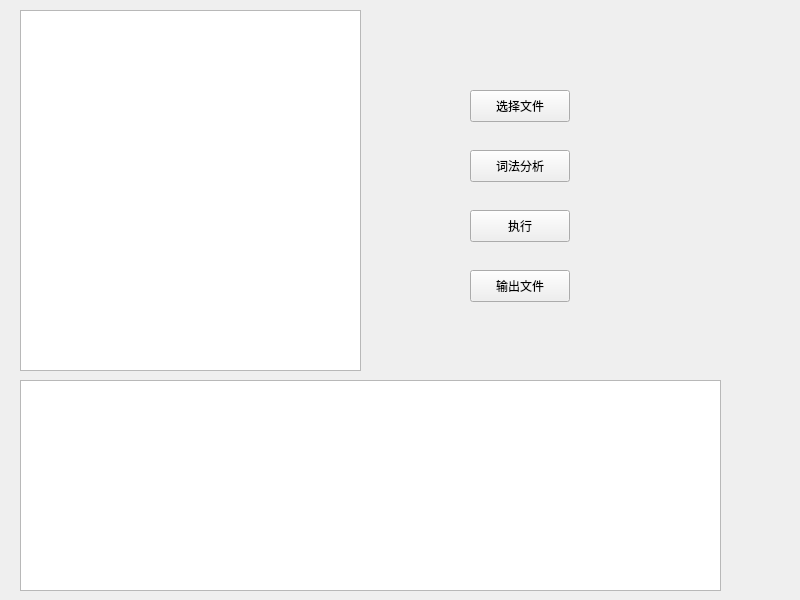
<?xml version="1.0" encoding="UTF-8"?>
<ui version="4.0">
 <class>Widget</class>
 <widget class="QWidget" name="Widget">
  <property name="geometry">
   <rect>
    <x>0</x>
    <y>0</y>
    <width>800</width>
    <height>600</height>
   </rect>
  </property>
  <property name="windowTitle">
   <string>Widget</string>
  </property>
  <widget class="QListWidget" name="listWidget">
   <property name="geometry">
    <rect>
     <x>20</x>
     <y>10</y>
     <width>341</width>
     <height>361</height>
    </rect>
   </property>
  </widget>
  <widget class="QListWidget" name="listWidget_2">
   <property name="geometry">
    <rect>
     <x>20</x>
     <y>380</y>
     <width>701</width>
     <height>211</height>
    </rect>
   </property>
  </widget>
  <widget class="QPushButton" name="pushButton">
   <property name="geometry">
    <rect>
     <x>470</x>
     <y>90</y>
     <width>100</width>
     <height>32</height>
    </rect>
   </property>
   <property name="text">
    <string>选择文件</string>
   </property>
  </widget>
  <widget class="QPushButton" name="pushButton_2">
   <property name="geometry">
    <rect>
     <x>470</x>
     <y>210</y>
     <width>100</width>
     <height>32</height>
    </rect>
   </property>
   <property name="text">
    <string>执行</string>
   </property>
  </widget>
  <widget class="QPushButton" name="pushButton_3">
   <property name="geometry">
    <rect>
     <x>470</x>
     <y>270</y>
     <width>100</width>
     <height>32</height>
    </rect>
   </property>
   <property name="text">
    <string>输出文件</string>
   </property>
  </widget>
  <widget class="QPushButton" name="pushButton_4">
   <property name="geometry">
    <rect>
     <x>470</x>
     <y>150</y>
     <width>100</width>
     <height>32</height>
    </rect>
   </property>
   <property name="text">
    <string>词法分析</string>
   </property>
  </widget>
 </widget>
 <resources/>
 <connections/>
</ui>
